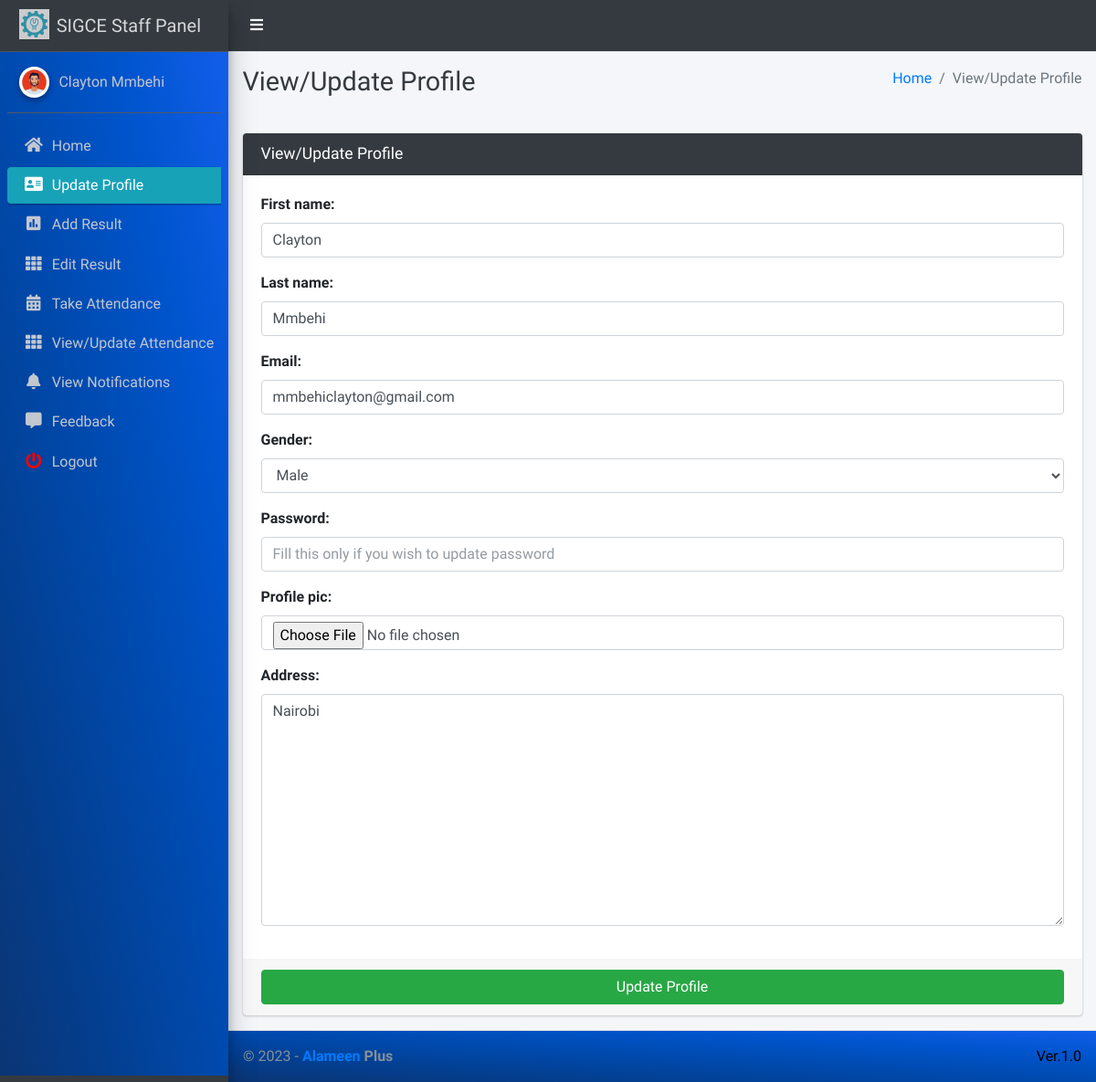
Page /staff/view/profile/ (signed in) on the committed database.
### main_app/models.py (models this page shows)
class CustomUser(AbstractUser):
    USER_TYPE = ((1, "HOD"), (2, "Staff"), (3, "Student"))
    GENDER = [("M", "Male"), ("F", "Female")]
    username = None  # Removed username, using email instead
    email = models.EmailField(unique=True)
    user_type = models.CharField(default=1, choices=USER_TYPE, max_length=1)
    gender = models.CharField(max_length=1, choices=GENDER)
    profile_pic = models.ImageField()
    address = models.TextField()
    created_at = models.DateTimeField(auto_now_add=True)
    updated_at = models.DateTimeField(auto_now=True)
    USERNAME_FIELD = "email"
    REQUIRED_FIELDS = []
    objects = CustomUserManager()
    def __str__(self):
        return  self.first_name + " " + self.last_name

### main_app/staff_views.py (the view, shortened to what this page needs)
# urls.py: path("staff/view/profile/", staff_views.staff_view_profile,
def staff_view_profile(request):
    staff = get_object_or_404(Staff, admin=request.user)
    form = StaffEditForm(request.POST or None, request.FILES or None,instance=staff)
    context = {'form': form, 'page_title': 'View/Update Profile'}
    return render(request, "staff_template/staff_view_profile.html", context)

### main_app/forms.py
class StaffEditForm(CustomUserForm):
    def __init__(self, *args, **kwargs):
        super(StaffEditForm, self).__init__(*args, **kwargs)
    class Meta(CustomUserForm.Meta):
        model = Staff
        fields = CustomUserForm.Meta.fields

### main_app/templates/staff_template/staff_view_profile.html (shortened to what this page needs)
{% extends 'main_app/base.html' %}
{% load static %}
{% block page_title %}{{page_title}}{% endblock page_title %}
{% block content %}
<section class="content">
    <div class="container-fluid">
        <div class="row">
            <div class="col-md-12">
                <div class="card card-dark">
                    <div class="card-header">
                        <h3 class="card-title">{{page_title}}</h3>
                    </div>
                    {% include "main_app/form_template.html" with messages=messages  form=form button_text="Update Profile"%}
                </div>
            </div>
        </div>
    </div>
</section>
{% endblock content %}

### main_app/templates/main_app/sidebar_template.html (shortened to what this page needs)
{% load static %}
<aside class="main-sidebar sidebar-dark-info elevation-4">
    {% if request.user.user_type == '1' %}
    <a href="{% url 'admin_home' %}" class="brand-link">
        <img src="{% static 'dist/img/virusx.png' %} " alt="Alameen Plus Logo"
            class="brand-image " >
        <span class="brand-text font-weight-light" >A+ Admin Panel</span>
    </a>
    <div class="sidebar" style="background-image: linear-gradient(to right top, #0b3574, #033f91, #004aae, #0054cc, #125eeb);">
        <div class="user-panel mt-3 pb-3 mb-3 d-flex">
            <div class="image">
                <img src="{{ request.user.profile_pic}}" class="img-circle elevation-2" alt="User Image">
            </div>
            <div class="info">
                <a href="#" class="d-block">{{user}}</a>
            </div>
        </div>
        <nav class="mt-2">
            <ul class="nav nav-pills nav-sidebar flex-column" data-widget="treeview" role="menu" data-accordion="false">
                <li class="nav-item">
                    {% url 'admin_home' as admin_home %}
                    <a href="{{admin_home}}" class="nav-link {% if admin_home == request.path %} active {% endif %}">
                        <i class="nav-icon fas fa-home"></i>
                        <p>
                            Home
                        </p>
                    </a>
                </li>
                <li class="nav-item">
                    {% url 'admin_view_profile' as admin_view_profile %}
                    <a href="{{admin_view_profile}}"
                        class="nav-link {% if admin_view_profile == request.path %} active {% endif %}">
                        <i class="nav-icon fas fa-address-card"></i>
                        <p>
                            Update Profile
                        </p>
                    </a>
                </li>
                <!-- <li class="nav-item has-treeview">
                    <a href="#" class="nav-link" >
                        <i class="nav-icon fas fa-bookmark"></i>
                        <p>
                            Course
                            <i class="fas fa-angle-left right"></i>
                        </p>
                    </a>
                    <ul class="nav nav-treeview">
                        <li class="nav-item">
                            {% url 'add_course' as add_course %}
                            <a href="{{add_course}}"
                                class="nav-link  {% if add_course == request.path %} active {% endif %}">
                                <i class="far fa-circle nav-icon"></i>
                                <p>
                                    Add Course
                                </p>
                            </a>
                        </li>
                    </ul>
                </li> -->
                <li class="nav-item has-treeview">
                    <a href="#" class="nav-link">
                        <i class="nav-icon fas fa-book"></i>
                        <p>
                            Subject
                            <i class="fas fa-angle-left right"></i>
                        </p>
                    </a>
                    <ul class="nav nav-treeview">
                        <li class="nav-item">
                            {% url 'add_subject' as add_subject %}
                            <a href="{{add_subject}}"
                                class="nav-link  {% if add_subject == request.path %} active {% endif %}">
                                <i class="far fa-circle nav-icon"></i>
                                <p>
                                    Add Subject
                                </p>
                            </a>
                        </li>
                        <li class="nav-item">
                            {% url 'manage_subject' as manage_subject %}
                            {% url 'edit_subject' subject_id as edit_subject %}
                            <a href="{{manage_subject}}"
                                class="nav-link  {% if edit_subject == request.path or manage_subject == request.path %} active {% endif %}">
                                <i class="far fa-circle nav-icon"></i>
                                <p>
                                    Manage Subject
                                </p>
                            </a>
                        </li>
                    </ul>
                </li>
                <li class="nav-item has-treeview">
                    <a href="#" class="nav-link">
                        <i  class="nav-icon fas fa-clock"></i>
                        <p>
                            Session
                            <i class="fas fa-angle-left right"></i>
                        </p>
                    </a>
                    <ul class="nav nav-treeview">
                        <li class="nav-item">
                            {% url 'add_session' as add_session %}
                            <a href="{{add_session}}"
                                class="nav-link  {% if add_session == request.path %} active {% endif %}">
                                <i class="far fa-circle nav-icon"></i>
                                <p>
                                    Add Session
                                </p>
                            </a>
                        </li>
                        <li class="nav-item">
                            {% url 'manage_session' as manage_session %}
                            {% url 'edit_session' session_id as edit_session %}
                            <a href="{{manage_session}}"
                                class="nav-link  {% if edit_session == request.path or manage_session == request.path %} active {% endif %}">
                                <i class="far fa-circle nav-icon"></i>
                                <p>
                                    Manage Session
                                </p>
                            </a>
                        </li>
                    </ul>
                </li>
                <li class="nav-item">
                    {% url 'add_staff' as add_staff %}
                    <a href="{{add_staff}}" class="nav-link {% if add_staff == request.path %} active {% endif %}">
                        <i class="nav-icon fas fa-user-plus"></i>
                        <p>
                            Add Staff
                        </p>
                    </a>
                </li>
                <li class="nav-item">
                    {% url 'manage_staff' as manage_staff %}
                    {% url 'edit_staff' staff_id as edit_staff %}
                    <a href="{{manage_staff}}"
                        class="nav-link {% if manage_staff == request.path or request.path == edit_staff %} active {% endif %}">
                        <i class="nav-icon fas fa-th"></i>
                        <p>
                            Manage Staff
                        </p>
                    </a>
                </li>
                <li class="nav-item">
                    {% url 'admin_notify_staff' as admin_notify_staff %}
                    <a href="{{admin_notify_staff}}"
                        class="nav-link {% if admin_notify_staff == request.path %} active {% endif %}">
                        <i class="nav-icon fas fa-bullhorn"></i>
                        <p>
                            Notify Staff
                        </p>
                    </a>
                </li>
                {% elif request.user.user_type == '2' %}
                <a href="#" class="brand-link">
                    <img src="{% static 'dist/img/virusx.png' %}" alt="AdminLTE Logo"
                        class="brand-image " style="opacity: .8">
                    <span class="brand-text font-weight-light">SIGCE Staff Panel</span>
                </a>
                <div class="sidebar" style="background-image: linear-gradient(to right top, #0b3574, #033f91, #004aae, #0054cc, #125eeb);">
                    <div class="user-panel mt-3 pb-3 mb-3 d-flex">
                        <div class="image">
                            <img src="{{ request.user.profile_pic}}" class="img-circle elevation-2" alt="User Image">
                        </div>
                        <div class="info">
                            <a href="#" class="d-block">{{ user}}</a>
                        </div>
                    </div>
                    <nav class="mt-2">
                        <ul class="nav nav-pills nav-sidebar flex-column" data-widget="treeview" role="menu"
                            data-accordion="false">
                            <li class="nav-item">
                                {% url 'staff_home' as staff_home %}
                                <a href="{{staff_home}}"
                                    class="nav-link {% if staff_home == request.path %} active {% endif %}">
                                    <i class="nav-icon fas fa-home"></i>
                                    <p>
                                        Home
                                    </p>
                                </a>
                            </li>
                            <li class="nav-item">
                                {% url 'staff_view_profile' as staff_view_profile %}
                                <a href="{{staff_view_profile}}"
                                    class="nav-link {% if staff_view_profile == request.path %} active {% endif %}">
                                    <i class="nav-icon fas fa-address-card"></i>
                                    <p>
                                        Update Profile
                                    </p>
                                </a>
                            </li>
                            <li class="nav-item">
                                {% url 'staff_add_result' as staff_add_result %}
                                <a href="{{staff_add_result}}"
                                    class="nav-link {% if staff_add_result == request.path %} active {% endif %}">
                                    <i class="nav-icon fas fa-poll"></i>
                                    <p>
                                        Add Result
                                    </p>
                                </a>
                            </li>
                            <li class="nav-item">
                                {% url 'edit_student_result' as edit_student_result %}
                                <a href="{{edit_student_result}}"
                                    class="nav-link {% if edit_student_result == request.path %} active {% endif %}">
                                    <i class="nav-icon fas fa-th"></i>
                                    <p>
                                        Edit Result
                                    </p>
                                </a>
                            </li>
                            <li class="nav-item">
                                {% url 'staff_take_attendance' as staff_take_attendance %}
                                <a href="{{staff_take_attendance}}"
                                    class="nav-link {% if staff_take_attendance == request.path %} active {% endif %}">
                                    <i class="nav-icon fas fa-calendar-alt"></i>
                                    <p>
                                        Take Attendance
                                    </p>
                                </a>
                            </li>
                            <li class="nav-item">
                                {% url 'staff_update_attendance' as staff_update_attendance %}
                                <a href="{{staff_update_attendance}}"
                                    class="nav-link {% if staff_update_attendance == request.path %} active {% endif %}">
                                    <i class="nav-icon fas fa-th"></i>
                                    <p>
                                        View/Update Attendance
                                    </p>
                                </a>
                            </li>
                            <li class="nav-item">
                                {% url 'staff_view_notification' as staff_view_notification %}
                                <a href="{{staff_view_notification}}"
                                    class="nav-link {% if staff_view_notification == request.path %} active {% endif %}">
                                    <i class="nav-icon fas fa-bell"></i>
                                    <p>
                                        View Notifications
                                    </p>
                                </a>
                            </li>
                            <li class="nav-item">
                                {% url 'staff_feedback' as staff_feedback %}
                                <a href="{{staff_feedback}}"
                                    class="nav-link {% if staff_feedback == request.path %} active {% endif %}">
                                    <i class="nav-icon fas fa-comment-alt"></i>
                                    <p>
                                        Feedback
                                    </p>
                                </a>
                            </li>
                            {% endif %}
                    <li class="nav-item">
                        <a href="{% url 'user_logout' %}"
                            onclick="return confirm('Your session would be terminated.\n\nProceed?')"
                            class="nav-link">
                            <i  style="color: #ff0000"  class="nav-icon fas fa-power-off"></i>
                            <p>
                                Logout
                            </p>
                        </a>
                    </li>
            </ul>
        </nav>
    </div>
</aside>

### rows in the picture
CustomUser: user.profile_pic (picture), first_name+last_name "Clayton Mmbehi"

### other values in the picture
{{ page_title }} "View/Update Profile"
{{ field.label_tag }} "First name:" "Last name:" "Email:" "Gender:" "Password:" "Profile pic:" "Address:"
{{ button_text }} "Update Profile"
